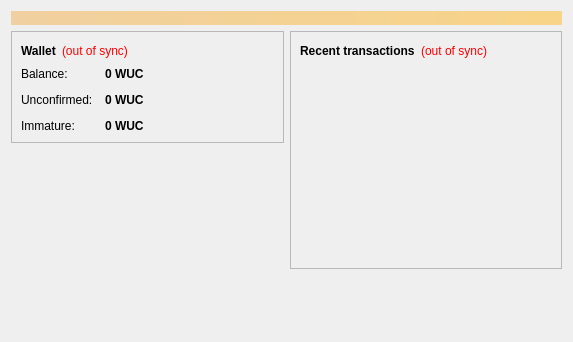
<?xml version="1.0" encoding="UTF-8"?>
<ui version="4.0">
 <class>OverviewPage</class>
 <widget class="QWidget" name="OverviewPage">
  <property name="geometry">
   <rect>
    <x>0</x>
    <y>0</y>
    <width>573</width>
    <height>342</height>
   </rect>
  </property>
  <property name="windowTitle">
   <string>Form</string>
  </property>
  <layout class="QVBoxLayout" name="topLayout">
   <item>
    <widget class="QLabel" name="labelAlerts">
     <property name="visible">
      <bool>false</bool>
     </property>
     <property name="styleSheet">
      <string notr="true">background-color: qlineargradient(x1: 0, y1: 0, x2: 1, y2: 0, stop:0 #F0D0A0, stop:1 #F8D488); color:#000000;</string>
     </property>
     <property name="wordWrap">
      <bool>true</bool>
     </property>
     <property name="margin">
      <number>3</number>
     </property>
    </widget>
   </item>
   <item>
    <layout class="QHBoxLayout" name="horizontalLayout" stretch="1,1">
     <item>
      <layout class="QVBoxLayout" name="verticalLayout_2">
       <item>
        <widget class="QFrame" name="frame">
         <property name="frameShape">
          <enum>QFrame::StyledPanel</enum>
         </property>
         <property name="frameShadow">
          <enum>QFrame::Raised</enum>
         </property>
         <layout class="QVBoxLayout" name="verticalLayout_4">
          <item>
           <layout class="QHBoxLayout" name="horizontalLayout_4">
            <item>
             <widget class="QLabel" name="label_5">
              <property name="font">
               <font>
                <weight>75</weight>
                <bold>true</bold>
               </font>
              </property>
              <property name="text">
               <string>Wallet</string>
              </property>
             </widget>
            </item>
            <item>
             <widget class="QLabel" name="labelWalletStatus">
              <property name="toolTip">
               <string>The displayed information may be out of date. Your wallet automatically synchronizes with the WorldUnionCurrency network after a connection is established, but this process has not completed yet.</string>
              </property>
              <property name="styleSheet">
               <string notr="true">QLabel { color: red; }</string>
              </property>
              <property name="text">
               <string notr="true">(out of sync)</string>
              </property>
              <property name="alignment">
               <set>Qt::AlignLeading|Qt::AlignLeft|Qt::AlignVCenter</set>
              </property>
             </widget>
            </item>
            <item>
             <spacer name="horizontalSpacer_2">
              <property name="orientation">
               <enum>Qt::Horizontal</enum>
              </property>
              <property name="sizeHint" stdset="0">
               <size>
                <width>40</width>
                <height>20</height>
               </size>
              </property>
             </spacer>
            </item>
           </layout>
          </item>
          <item>
           <layout class="QFormLayout" name="formLayout_2">
            <property name="fieldGrowthPolicy">
             <enum>QFormLayout::AllNonFixedFieldsGrow</enum>
            </property>
            <property name="horizontalSpacing">
             <number>12</number>
            </property>
            <property name="verticalSpacing">
             <number>12</number>
            </property>
            <item row="0" column="0">
             <widget class="QLabel" name="label">
              <property name="text">
               <string>Balance:</string>
              </property>
             </widget>
            </item>
            <item row="0" column="1">
             <widget class="QLabel" name="labelBalance">
              <property name="font">
               <font>
                <weight>75</weight>
                <bold>true</bold>
               </font>
              </property>
              <property name="cursor">
               <cursorShape>IBeamCursor</cursorShape>
              </property>
              <property name="toolTip">
               <string>Your current balance</string>
              </property>
              <property name="text">
               <string notr="true">0 WUC</string>
              </property>
              <property name="textInteractionFlags">
               <set>Qt::LinksAccessibleByMouse|Qt::TextSelectableByKeyboard|Qt::TextSelectableByMouse</set>
              </property>
             </widget>
            </item>
            <item row="1" column="0">
             <widget class="QLabel" name="label_3">
              <property name="text">
               <string>Unconfirmed:</string>
              </property>
             </widget>
            </item>
            <item row="1" column="1">
             <widget class="QLabel" name="labelUnconfirmed">
              <property name="font">
               <font>
                <weight>75</weight>
                <bold>true</bold>
               </font>
              </property>
              <property name="cursor">
               <cursorShape>IBeamCursor</cursorShape>
              </property>
              <property name="toolTip">
               <string>Total of transactions that have yet to be confirmed, and do not yet count toward the current balance</string>
              </property>
              <property name="text">
               <string notr="true">0 WUC</string>
              </property>
              <property name="textInteractionFlags">
               <set>Qt::LinksAccessibleByMouse|Qt::TextSelectableByKeyboard|Qt::TextSelectableByMouse</set>
              </property>
             </widget>
            </item>
            <item row="2" column="0">
             <widget class="QLabel" name="labelImmatureText">
              <property name="text">
               <string>Immature:</string>
              </property>
             </widget>
            </item>
            <item row="2" column="1">
             <widget class="QLabel" name="labelImmature">
              <property name="font">
               <font>
                <weight>75</weight>
                <bold>true</bold>
               </font>
              </property>
              <property name="toolTip">
               <string>Mined balance that has not yet matured</string>
              </property>
              <property name="text">
               <string notr="true">0 WUC</string>
              </property>
              <property name="textInteractionFlags">
               <set>Qt::LinksAccessibleByMouse|Qt::TextSelectableByKeyboard|Qt::TextSelectableByMouse</set>
              </property>
             </widget>
            </item>
           </layout>
          </item>
         </layout>
        </widget>
       </item>
       <item>
        <spacer name="verticalSpacer">
         <property name="orientation">
          <enum>Qt::Vertical</enum>
         </property>
         <property name="sizeHint" stdset="0">
          <size>
           <width>20</width>
           <height>40</height>
          </size>
         </property>
        </spacer>
       </item>
      </layout>
     </item>
     <item>
      <layout class="QVBoxLayout" name="verticalLayout_3">
       <item>
        <widget class="QFrame" name="frame_2">
         <property name="frameShape">
          <enum>QFrame::StyledPanel</enum>
         </property>
         <property name="frameShadow">
          <enum>QFrame::Raised</enum>
         </property>
         <layout class="QVBoxLayout" name="verticalLayout">
          <item>
           <layout class="QHBoxLayout" name="horizontalLayout_2">
            <item>
             <widget class="QLabel" name="label_4">
              <property name="text">
               <string>&lt;b&gt;Recent transactions&lt;/b&gt;</string>
              </property>
             </widget>
            </item>
            <item>
             <widget class="QLabel" name="labelTransactionsStatus">
              <property name="toolTip">
               <string>The displayed information may be out of date. Your wallet automatically synchronizes with the WorldUnionCurrency network after a connection is established, but this process has not completed yet.</string>
              </property>
              <property name="styleSheet">
               <string notr="true">QLabel { color: red; }</string>
              </property>
              <property name="text">
               <string notr="true">(out of sync)</string>
              </property>
              <property name="alignment">
               <set>Qt::AlignRight|Qt::AlignTrailing|Qt::AlignVCenter</set>
              </property>
             </widget>
            </item>
            <item>
             <spacer name="horizontalSpacer">
              <property name="orientation">
               <enum>Qt::Horizontal</enum>
              </property>
              <property name="sizeHint" stdset="0">
               <size>
                <width>40</width>
                <height>20</height>
               </size>
              </property>
             </spacer>
            </item>
           </layout>
          </item>
          <item>
           <widget class="QListView" name="listTransactions">
            <property name="styleSheet">
             <string notr="true">QListView { background: transparent; }</string>
            </property>
            <property name="frameShape">
             <enum>QFrame::NoFrame</enum>
            </property>
            <property name="verticalScrollBarPolicy">
             <enum>Qt::ScrollBarAlwaysOff</enum>
            </property>
            <property name="horizontalScrollBarPolicy">
             <enum>Qt::ScrollBarAlwaysOff</enum>
            </property>
            <property name="selectionMode">
             <enum>QAbstractItemView::NoSelection</enum>
            </property>
           </widget>
          </item>
         </layout>
        </widget>
       </item>
       <item>
        <spacer name="verticalSpacer_2">
         <property name="orientation">
          <enum>Qt::Vertical</enum>
         </property>
         <property name="sizeHint" stdset="0">
          <size>
           <width>20</width>
           <height>40</height>
          </size>
         </property>
        </spacer>
       </item>
      </layout>
     </item>
    </layout>
   </item>
  </layout>
 </widget>
 <resources/>
 <connections/>
</ui>
